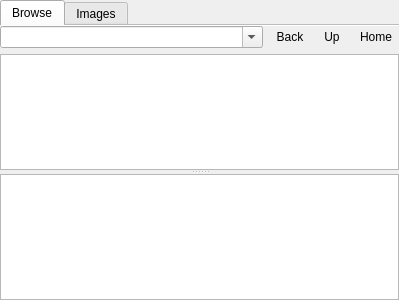
<?xml version="1.0" encoding="UTF-8"?>
<ui version="4.0">
 <class>wdgImageDocker</class>
 <widget class="QWidget" name="wdgImageDocker">
  <property name="geometry">
   <rect>
    <x>0</x>
    <y>0</y>
    <width>399</width>
    <height>300</height>
   </rect>
  </property>
  <layout class="QVBoxLayout" name="verticalLayout_2">
   <property name="margin">
    <number>0</number>
   </property>
   <item>
    <widget class="QTabWidget" name="tabWidget">
     <property name="tabPosition">
      <enum>QTabWidget::North</enum>
     </property>
     <property name="tabShape">
      <enum>QTabWidget::Rounded</enum>
     </property>
     <property name="currentIndex">
      <number>0</number>
     </property>
     <property name="elideMode">
      <enum>Qt::ElideNone</enum>
     </property>
     <property name="usesScrollButtons">
      <bool>true</bool>
     </property>
     <property name="documentMode">
      <bool>true</bool>
     </property>
     <property name="tabsClosable">
      <bool>false</bool>
     </property>
     <widget class="QWidget" name="imgBrowserTab">
      <attribute name="title">
       <string>Browse</string>
      </attribute>
      <layout class="QVBoxLayout" name="verticalLayout_3">
       <property name="spacing">
        <number>0</number>
       </property>
       <property name="margin">
        <number>0</number>
       </property>
       <item>
        <widget class="QSplitter" name="splitter">
         <property name="orientation">
          <enum>Qt::Vertical</enum>
         </property>
         <widget class="QWidget" name="verticalLayoutWidget">
          <layout class="QVBoxLayout" name="verticalLayout">
           <item>
            <layout class="QHBoxLayout" name="horizontalLayout">
             <item>
              <widget class="QComboBox" name="cmbPath">
               <property name="editable">
                <bool>true</bool>
               </property>
              </widget>
             </item>
             <item>
              <widget class="QToolButton" name="bnBack">
               <property name="text">
                <string>Back</string>
               </property>
               <property name="autoRaise">
                <bool>true</bool>
               </property>
              </widget>
             </item>
             <item>
              <widget class="QToolButton" name="bnUp">
               <property name="text">
                <string>Up</string>
               </property>
               <property name="autoRaise">
                <bool>true</bool>
               </property>
              </widget>
             </item>
             <item>
              <widget class="QToolButton" name="bnHome">
               <property name="text">
                <string>Home</string>
               </property>
               <property name="autoRaise">
                <bool>true</bool>
               </property>
              </widget>
             </item>
            </layout>
           </item>
           <item>
            <widget class="QTreeView" name="treeView">
             <property name="alternatingRowColors">
              <bool>true</bool>
             </property>
             <property name="rootIsDecorated">
              <bool>true</bool>
             </property>
             <property name="uniformRowHeights">
              <bool>true</bool>
             </property>
             <property name="itemsExpandable">
              <bool>true</bool>
             </property>
             <property name="expandsOnDoubleClick">
              <bool>false</bool>
             </property>
             <attribute name="headerVisible">
              <bool>true</bool>
             </attribute>
             <attribute name="headerCascadingSectionResizes">
              <bool>false</bool>
             </attribute>
             <attribute name="headerDefaultSectionSize">
              <number>200</number>
             </attribute>
             <attribute name="headerHighlightSections">
              <bool>false</bool>
             </attribute>
             <attribute name="headerStretchLastSection">
              <bool>false</bool>
             </attribute>
            </widget>
           </item>
          </layout>
         </widget>
         <widget class="QGraphicsView" name="thumbView">
          <property name="minimumSize">
           <size>
            <width>50</width>
            <height>50</height>
           </size>
          </property>
         </widget>
        </widget>
       </item>
      </layout>
     </widget>
     <widget class="QWidget" name="imgViewTab">
      <attribute name="title">
       <string>Images</string>
      </attribute>
      <layout class="QVBoxLayout" name="verticalLayout_4" stretch="0,1">
       <property name="spacing">
        <number>0</number>
       </property>
       <property name="margin">
        <number>0</number>
       </property>
       <item>
        <layout class="QHBoxLayout" name="horizontalLayout_2" stretch="0,1,0,0,0">
         <item>
          <widget class="KisPopupButton" name="bnPopup">
           <property name="enabled">
            <bool>false</bool>
           </property>
           <property name="text">
            <string/>
           </property>
           <property name="flat">
            <bool>false</bool>
           </property>
          </widget>
         </item>
         <item>
          <widget class="QComboBox" name="cmbImg">
           <property name="frame">
            <bool>true</bool>
           </property>
          </widget>
         </item>
         <item>
          <widget class="QToolButton" name="bnImgPrev">
           <property name="enabled">
            <bool>false</bool>
           </property>
           <property name="text">
            <string>Prev</string>
           </property>
           <property name="autoRaise">
            <bool>true</bool>
           </property>
          </widget>
         </item>
         <item>
          <widget class="QToolButton" name="bnImgNext">
           <property name="enabled">
            <bool>false</bool>
           </property>
           <property name="text">
            <string>Next</string>
           </property>
           <property name="autoRaise">
            <bool>true</bool>
           </property>
          </widget>
         </item>
         <item>
          <widget class="QToolButton" name="bnImgClose">
           <property name="enabled">
            <bool>false</bool>
           </property>
           <property name="text">
            <string>Close</string>
           </property>
           <property name="autoRaise">
            <bool>true</bool>
           </property>
          </widget>
         </item>
        </layout>
       </item>
       <item>
        <widget class="KisImageView" name="imgView">
         <property name="frameShape">
          <enum>QFrame::StyledPanel</enum>
         </property>
         <property name="frameShadow">
          <enum>QFrame::Plain</enum>
         </property>
         <property name="lineWidth">
          <number>0</number>
         </property>
        </widget>
       </item>
      </layout>
     </widget>
    </widget>
   </item>
  </layout>
 </widget>
 <customwidgets>
  <customwidget>
   <class>KisImageView</class>
   <extends>QFrame</extends>
   <header>kis_image_view.h</header>
   <container>1</container>
  </customwidget>
  <customwidget>
   <class>KisPopupButton</class>
   <extends>QPushButton</extends>
   <header location="global">kis_popup_button.h</header>
  </customwidget>
 </customwidgets>
 <resources/>
 <connections/>
</ui>
